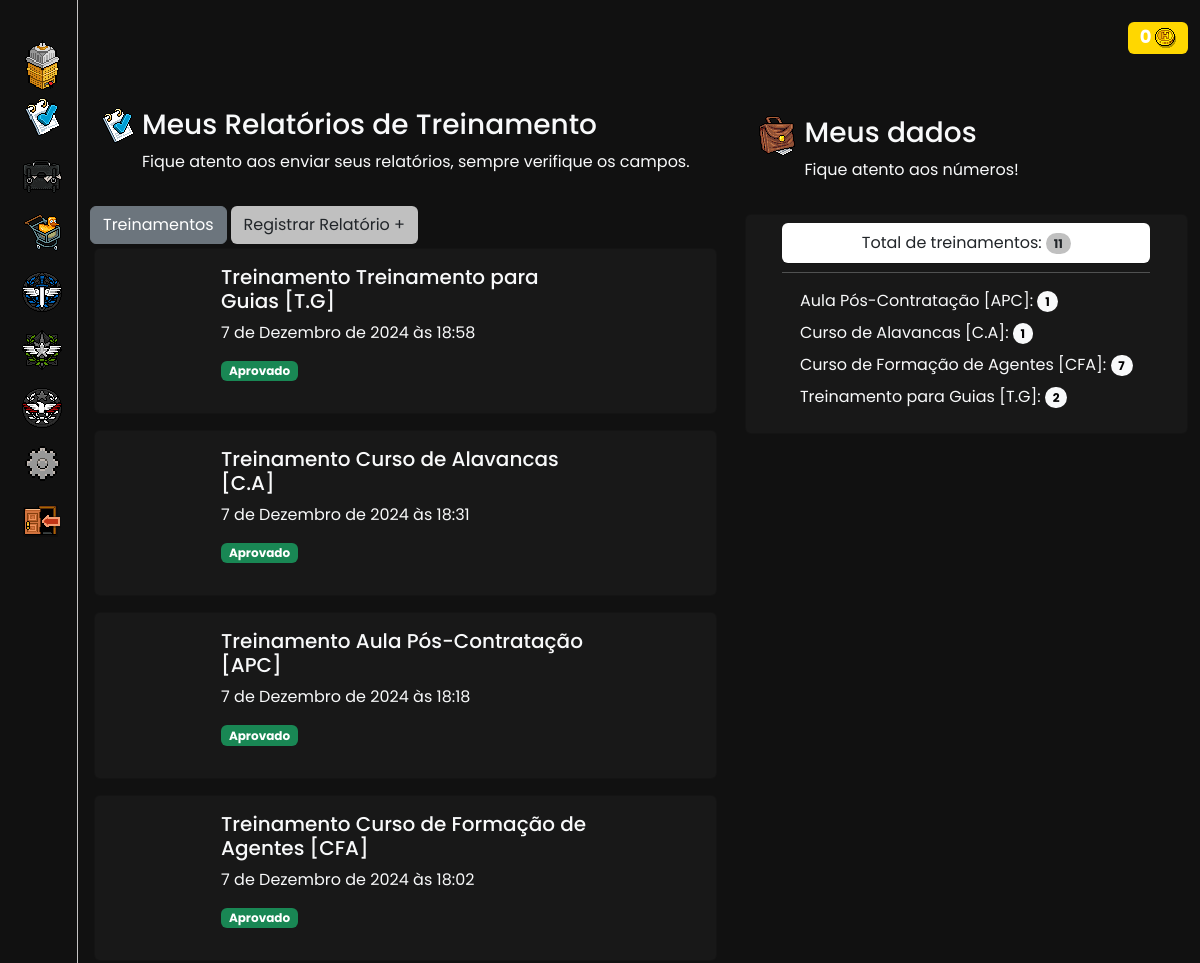
Page /system/dpe/meus-relatorios/ (signed in, upper part) on the earlier database version.
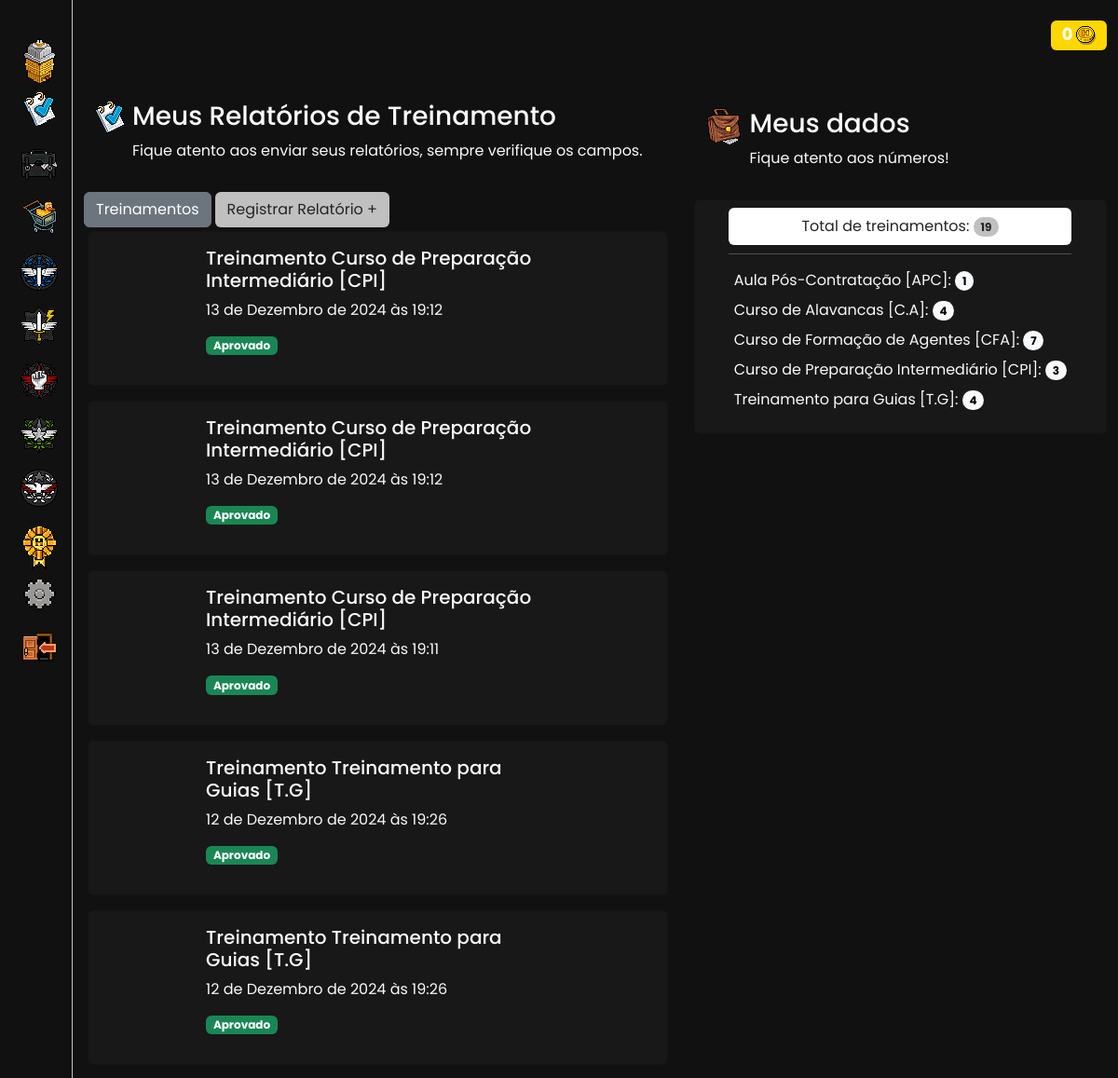
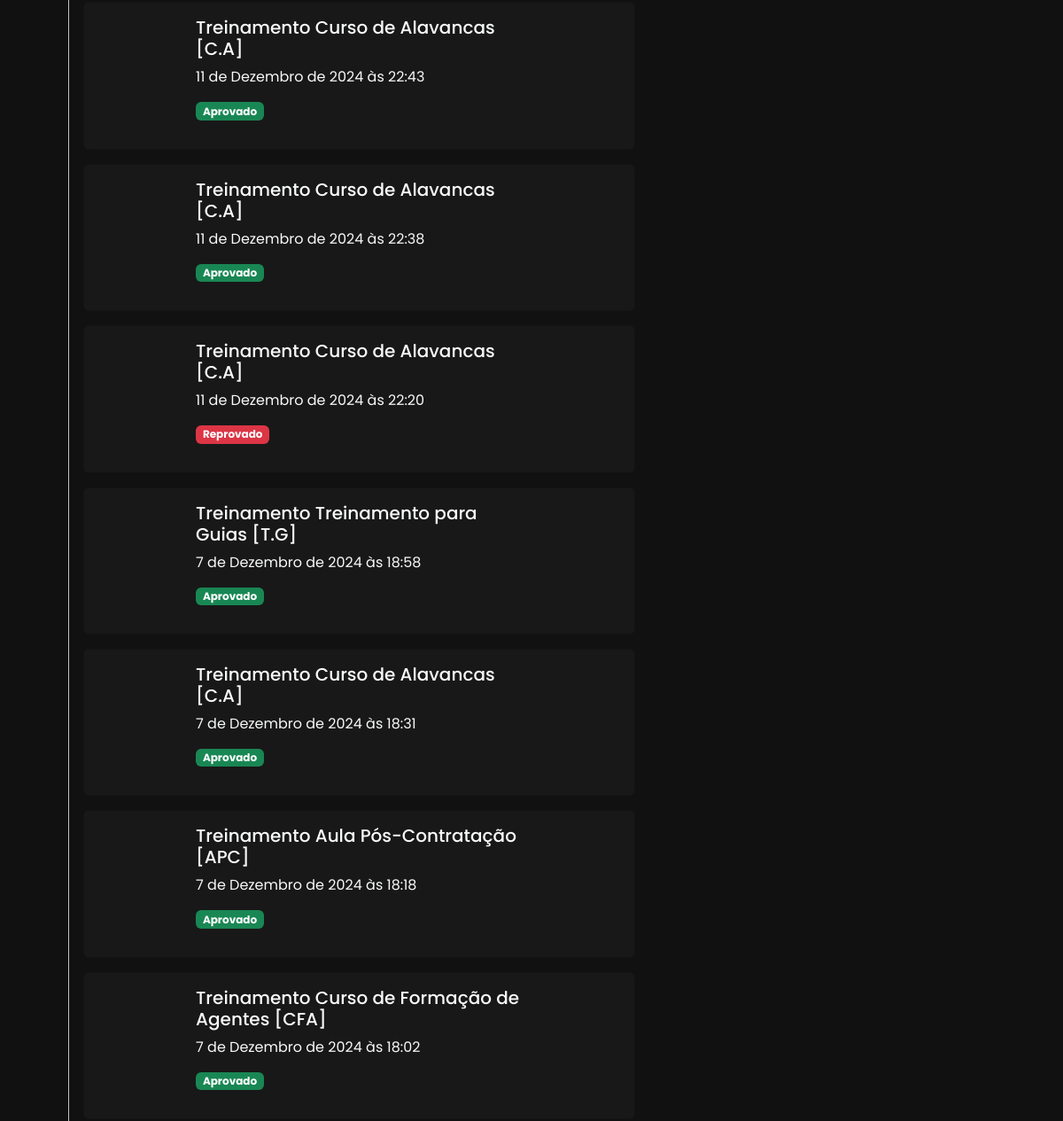
Same page on the later database version (2 pictures, top to bottom).
### System/models.py (models this page shows, shortened)
class RelatorioTreinamento(models.Model):
    datatime = models.DateTimeField(default=timezone.now)
    solicitante = models.ForeignKey(get_user_model(), on_delete=models.CASCADE,blank=True, null=True, related_name='solicitanterelatorio')
    treinamento = models.ForeignKey(Treinamentos, blank=False, null=False, on_delete=models.CASCADE)
    aprovado = models.TextField(blank=True, null=True, max_length=70)
    reprovado = models.TextField(blank=True, null=True, max_length=70)
    obs = models.TextField(blank=False, null=True, verbose_name='Observações', max_length=150)
    status = models.CharField(choices=STATUS, blank=False, null=True, max_length=50, default='Em análise...')

class Treinamentos(models.Model):
    solicitante = models.ForeignKey(get_user_model(), on_delete=models.CASCADE,blank=True, null=True, related_name='solicitantetreinamentos')
    titulo = models.TextField(blank=False, null=True, max_length=100)
    treinamento = CKEditor5Field('Treinamentos', config_name='extends', default=' ')
    datatime = models.DateTimeField(default=timezone.now)
    def __str__(self):
        return self.titulo

### System/views.py (the view)
# urls.py: path('dpe/meus-relatorios/', RelatoriosTreinamentos.as_view(), name='RelatoriosTreinamentos'),
class RelatoriosTreinamentos(GroupRequiredMixin, TemplateView):
    model = RelatorioTreinamento
    template_name = 'Relatorios.html'
    group_required = [u'STAFF', u'LDPE', u'GuiaDpE', u'MinistroDpE']
    def get_context_data(self, **kwargs):
        context = super().get_context_data(**kwargs)
        context["alistados"] = PolicialUsuario.objects.order_by('-id')[:5]
        context['relatorios'] = RelatorioTreinamento.objects.filter(solicitante=self.request.user).order_by('-datatime')
        context['contador'] = RelatorioTreinamento.objects.filter(solicitante=self.request.user).values('treinamento__titulo').annotate(total=Count('treinamento'))
        context['total'] = RelatorioTreinamento.objects.filter(solicitante=self.request.user).count()
        return context

### Templates/Relatorios.html (shortened to what this page needs)
{% extends "Index.html" %}
{% load static %}
{% block main %}
<div class="container mt-3 m-auto text-light">
    <div class='row'>
      <div class="mt-3 m-auto col-11 col-md-7 order-2 order-md-1">
        <div class="container d-flex">
          <div>
              <img src="{% static 'relatorio.png'%}" alt="">
          </div>
      <div class="ms-2">
      <h3>Meus Relatórios de Treinamento</h3>
      <p>Fique atento aos enviar seus relatórios, sempre verifique os campos.
      </p>
    </div>
    </div>
    <p class="d-inline-flex gap-1 m-sm-auto mb-2" >
    <a href="{% url 'Treinamentos'%}" class="btn btn-secondary m-sm-auto"> Treinamentos</a>
    <a href="{% url "RegistrarRelatorioTreinamento" %}" class="btn m-sm-auto" style="background-color: silver;"> Registrar Relatório +</a>
    </p>
        {% if relatorios %}
        {% for relatorio in relatorios %}
            <a class="card m-1 p-3 text-light text-decoration-none mb-3" style="background-color: #181818;" data-bs-toggle="collapse" href="#{{relatorio.pk}}" role="button" aria-expanded="false" aria-controls="{{relatorio.pk}}">
                <div class="d-flex">
                    <div class="col-2 mt-md-3 mt-5 mb-2">
                        <div class="rounded-circle m-auto px" style="background: url({% static 'auxilios.png'%}) center center no-repeat; width: 40px; height: 40px;transform: scale(2.0);">
                        </div>
                    </div>
                    <div class="col-8">
                        <div class="container text-light">
                            <h5>Treinamento {{relatorio.treinamento}}</h5>
                            <p>{{relatorio.datatime}}</p>
                            <p>
                            <span class="badge {% if relatorio.status == 'Aprovado' %} text-bg-success {% elif relatorio.status == 'Reprovado' %} text-bg-danger {% elif relatorio.status == 'Em análise...' %} text-bg-body {% endif %}">{{relatorio.status}}</span>
                          </div>
                    </div>
                </div>
            </a>
          {% endfor %}
          {% else %}
          <div class="alert alert-secondary mx-auto mt-3 text-center" role="alert">
            Você não possue nenhum treinamento registrado.
          </div>
          {% endif %}
        </div>
      <div class='col-11 col-md-5 order-1 order-md-2 mx-auto'>
        <div class="container d-flex mt-4">
          <div>
            <img class="px" src="{% static 'bolsa.gif'%}" alt="">
            </div>
          <div class="ms-2">
          <h3>Meus dados</h3>
          <p>Fique atento aos números!</p>
          </div>
        </div>
        <div class="card mt-3" style="background-color: #181818;">
          <div class="mt-2 mb-2 list-group list-group-flush text-center rounded m-auto col-10">
            <li class="list-group-item">Total de treinamentos:
                <span class="badge text-dark rounded-pill" style="background-color: silver;">{{ total }}</span></li>
        </div>
        <hr class="text-light m-auto col-10">
        <div class="m-auto mt-3 mb-3">
        {% for item in contador %}
        <li class="list-group-item text-light mb-2"><img class="px" src="{% static 'trinamentos2.gif'%}" alt="">{{ item.treinamento__titulo }}:
          <span class="badge text-bg-light rounded-pill" style="background: #93110e">{{ item.total }}</span></li>
        {% endfor %}
        </div>
      </div>
        </div>
    </div>
    </div>
{% endblock main %}

### Templates/Index.html (shortened to what the changed rows need)
{% load static %}
<html lang="en">
<head>
    <link href="{% static 'mode/style.css' %}" rel="stylesheet">
    <link href="/static/django_ckeditor_5/dist/styles.css" media="all" rel="stylesheet">
    <link rel="stylesheet" href="https://cdnjs.cloudflare.com/ajax/libs/font-awesome/6.4.0/css/all.min.css" />
    <link href='https://unpkg.com/boxicons@2.0.7/css/boxicons.min.css' rel='stylesheet'>
    <link href="https://cdn.jsdelivr.net/npm/bootstrap@5.3.3/dist/css/bootstrap.min.css" rel="stylesheet">
    <body style="background-color: #111111;">
        <div class="sidebar close">
          <ul class="nav-links">
            {% if STAFF or MEMBRODPL or LDPL or MINISTRODPL %}
            <li class="mt-2">
              <div class="iocn-link">
                <a href="#">
                  <i class='bx'>
                    <img class="px" width="40px" src="{% static "dpl.gif" %}" alt="">
                  </i>
                </a>
              </div>
            </li>
            {% endif %}
            {% if STAFF or MEMBRODPO or LDPO or MINISTRODPO %}
            <li class="mt-2">
              <div class="iocn-link">
                <a href="#">
                  <i class='bx'>
                    <img class="px" width="40px" src="{% static "dpo.gif" %}" alt="">
                  </i>
                </a>
              </div>
            </li>
            {% endif %}
            {% if STAFF %}
            <li class="mt-2">
              <div class="iocn-link">
                <a href="#">
                  <i class='bx'>
                    <img class="px" width="50px" src="{% static "staff.gif" %}" alt="">
                  </i>
                </a>
              </div>
            </li>
            {% endif %}
      </ul>
        </div>
        <section class="home-section">
          {% block main %}
          {% endblock main %}
        </section>
      </body>
</html>

Differences in the rows shown:
added RelatorioTreinamento: treinamento "Curso de Preparação Intermediário [CPI]", datatime "13 de Dezembro de 2024 às 19:12", status "Aprovado"
added RelatorioTreinamento: treinamento "Curso de Preparação Intermediário [CPI]", datatime "13 de Dezembro de 2024 às 19:12", status "Aprovado"
added RelatorioTreinamento: treinamento "Curso de Preparação Intermediário [CPI]", datatime "13 de Dezembro de 2024 às 19:11", status "Aprovado"
added RelatorioTreinamento: treinamento "Treinamento para Guias [T.G]", datatime "12 de Dezembro de 2024 às 19:26", status "Aprovado"
added RelatorioTreinamento: treinamento "Treinamento para Guias [T.G]", datatime "12 de Dezembro de 2024 às 19:26", status "Aprovado"
added RelatorioTreinamento: treinamento "Curso de Alavancas [C.A]", datatime "11 de Dezembro de 2024 às 22:43", status "Aprovado"
added RelatorioTreinamento: treinamento "Curso de Alavancas [C.A]", datatime "11 de Dezembro de 2024 às 22:38", status "Aprovado"
added RelatorioTreinamento: treinamento "Curso de Alavancas [C.A]", datatime "11 de Dezembro de 2024 às 22:20", status "Reprovado"
changed Treinamentos "Curso de Alavancas [C.A]": total "1" → "4"
now on this page (row edited): Treinamentos: treinamento__titulo "Curso de Preparação Intermediário [CPI]", total "3"
changed Treinamentos "Treinamento para Guias [T.G]": total "2" → "4"
Other differences:
{{ total }}: "11" → "19"
